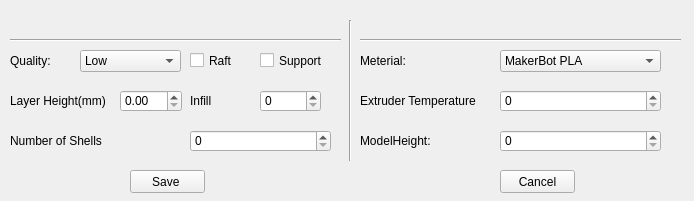
<?xml version="1.0" encoding="UTF-8"?>
<ui version="4.0">
 <class>setting</class>
 <widget class="QWidget" name="setting">
  <property name="geometry">
   <rect>
    <x>0</x>
    <y>0</y>
    <width>694</width>
    <height>201</height>
   </rect>
  </property>
  <property name="windowTitle">
   <string>setting</string>
  </property>
  <widget class="Line" name="line">
   <property name="geometry">
    <rect>
     <x>10</x>
     <y>30</y>
     <width>331</width>
     <height>20</height>
    </rect>
   </property>
   <property name="orientation">
    <enum>Qt::Horizontal</enum>
   </property>
  </widget>
  <widget class="Line" name="line_2">
   <property name="geometry">
    <rect>
     <x>330</x>
     <y>20</y>
     <width>41</width>
     <height>141</height>
    </rect>
   </property>
   <property name="orientation">
    <enum>Qt::Vertical</enum>
   </property>
  </widget>
  <widget class="Line" name="line_3">
   <property name="geometry">
    <rect>
     <x>360</x>
     <y>30</y>
     <width>321</width>
     <height>20</height>
    </rect>
   </property>
   <property name="orientation">
    <enum>Qt::Horizontal</enum>
   </property>
  </widget>
  <widget class="QLabel" name="label">
   <property name="geometry">
    <rect>
     <x>10</x>
     <y>40</y>
     <width>51</width>
     <height>41</height>
    </rect>
   </property>
   <property name="text">
    <string>Quality:</string>
   </property>
   <property name="textFormat">
    <enum>Qt::AutoText</enum>
   </property>
  </widget>
  <widget class="QComboBox" name="Quality">
   <property name="geometry">
    <rect>
     <x>80</x>
     <y>50</y>
     <width>101</width>
     <height>22</height>
    </rect>
   </property>
   <item>
    <property name="text">
     <string>Low</string>
    </property>
   </item>
   <item>
    <property name="text">
     <string>Standard</string>
    </property>
   </item>
   <item>
    <property name="text">
     <string>High</string>
    </property>
   </item>
  </widget>
  <widget class="QLabel" name="label_2">
   <property name="geometry">
    <rect>
     <x>10</x>
     <y>80</y>
     <width>101</width>
     <height>41</height>
    </rect>
   </property>
   <property name="text">
    <string>Layer Height(mm)</string>
   </property>
   <property name="textFormat">
    <enum>Qt::AutoText</enum>
   </property>
  </widget>
  <widget class="QDoubleSpinBox" name="LayerHeight">
   <property name="geometry">
    <rect>
     <x>120</x>
     <y>90</y>
     <width>62</width>
     <height>22</height>
    </rect>
   </property>
   <property name="toolTip">
    <string>&lt;html&gt;&lt;head/&gt;&lt;body&gt;&lt;p&gt;&lt;br/&gt;&lt;/p&gt;&lt;/body&gt;&lt;/html&gt;</string>
   </property>
  </widget>
  <widget class="QLabel" name="label_3">
   <property name="geometry">
    <rect>
     <x>190</x>
     <y>80</y>
     <width>51</width>
     <height>41</height>
    </rect>
   </property>
   <property name="text">
    <string>Infill</string>
   </property>
   <property name="textFormat">
    <enum>Qt::AutoText</enum>
   </property>
  </widget>
  <widget class="QLabel" name="label_4">
   <property name="geometry">
    <rect>
     <x>10</x>
     <y>120</y>
     <width>101</width>
     <height>41</height>
    </rect>
   </property>
   <property name="text">
    <string>Number of Shells</string>
   </property>
   <property name="textFormat">
    <enum>Qt::AutoText</enum>
   </property>
  </widget>
  <widget class="QSpinBox" name="NumofShells">
   <property name="geometry">
    <rect>
     <x>190</x>
     <y>130</y>
     <width>141</width>
     <height>22</height>
    </rect>
   </property>
  </widget>
  <widget class="QLabel" name="label_5">
   <property name="geometry">
    <rect>
     <x>360</x>
     <y>40</y>
     <width>101</width>
     <height>41</height>
    </rect>
   </property>
   <property name="text">
    <string>Meterial:</string>
   </property>
   <property name="textFormat">
    <enum>Qt::AutoText</enum>
   </property>
  </widget>
  <widget class="QComboBox" name="Meterial">
   <property name="geometry">
    <rect>
     <x>500</x>
     <y>50</y>
     <width>161</width>
     <height>22</height>
    </rect>
   </property>
   <item>
    <property name="text">
     <string>MakerBot PLA</string>
    </property>
   </item>
  </widget>
  <widget class="QLabel" name="label_6">
   <property name="geometry">
    <rect>
     <x>360</x>
     <y>80</y>
     <width>121</width>
     <height>41</height>
    </rect>
   </property>
   <property name="text">
    <string>Extruder Temperature</string>
   </property>
   <property name="textFormat">
    <enum>Qt::AutoText</enum>
   </property>
  </widget>
  <widget class="QSpinBox" name="Temperature">
   <property name="geometry">
    <rect>
     <x>500</x>
     <y>90</y>
     <width>161</width>
     <height>22</height>
    </rect>
   </property>
  </widget>
  <widget class="QPushButton" name="saveButton">
   <property name="geometry">
    <rect>
     <x>130</x>
     <y>170</y>
     <width>75</width>
     <height>23</height>
    </rect>
   </property>
   <property name="text">
    <string>Save </string>
   </property>
  </widget>
  <widget class="QPushButton" name="cancelButton">
   <property name="geometry">
    <rect>
     <x>500</x>
     <y>170</y>
     <width>75</width>
     <height>23</height>
    </rect>
   </property>
   <property name="text">
    <string>Cancel</string>
   </property>
  </widget>
  <widget class="QSpinBox" name="Infill">
   <property name="geometry">
    <rect>
     <x>260</x>
     <y>90</y>
     <width>61</width>
     <height>22</height>
    </rect>
   </property>
  </widget>
  <widget class="QCheckBox" name="Raft">
   <property name="geometry">
    <rect>
     <x>190</x>
     <y>50</y>
     <width>71</width>
     <height>21</height>
    </rect>
   </property>
   <property name="text">
    <string>Raft</string>
   </property>
  </widget>
  <widget class="QCheckBox" name="Support">
   <property name="geometry">
    <rect>
     <x>260</x>
     <y>50</y>
     <width>71</width>
     <height>21</height>
    </rect>
   </property>
   <property name="text">
    <string>Support</string>
   </property>
  </widget>
  <widget class="QLabel" name="label_7">
   <property name="geometry">
    <rect>
     <x>360</x>
     <y>120</y>
     <width>101</width>
     <height>41</height>
    </rect>
   </property>
   <property name="text">
    <string>ModelHeight:</string>
   </property>
   <property name="textFormat">
    <enum>Qt::AutoText</enum>
   </property>
  </widget>
  <widget class="QSpinBox" name="ModelHeight">
   <property name="geometry">
    <rect>
     <x>500</x>
     <y>130</y>
     <width>161</width>
     <height>22</height>
    </rect>
   </property>
  </widget>
 </widget>
 <layoutdefault spacing="6" margin="11"/>
 <resources/>
 <connections/>
</ui>
